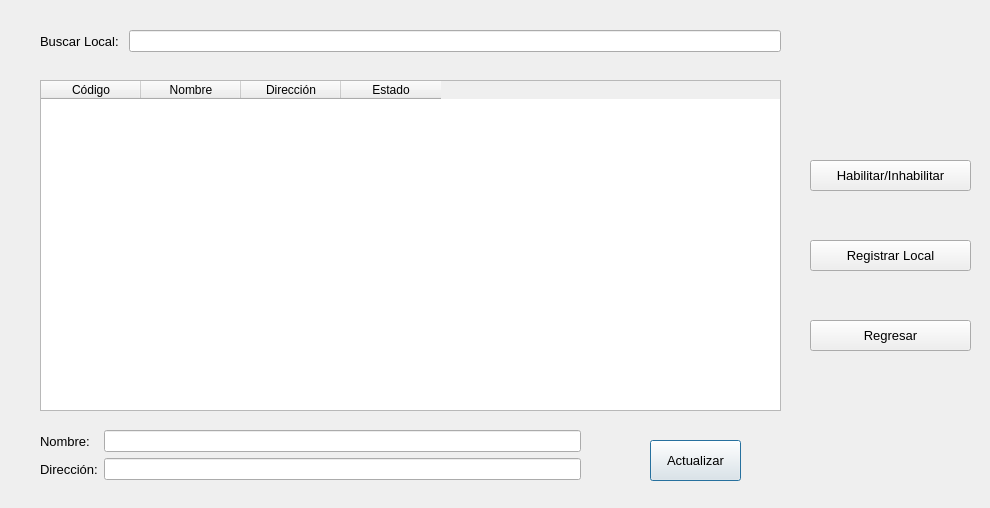
<?xml version="1.0" encoding="UTF-8"?>
<ui version="4.0">
 <class>gestionarLocal</class>
 <widget class="QDialog" name="gestionarLocal">
  <property name="geometry">
   <rect>
    <x>0</x>
    <y>0</y>
    <width>990</width>
    <height>508</height>
   </rect>
  </property>
  <property name="windowTitle">
   <string>Gestionar Locales</string>
  </property>
  <widget class="QWidget" name="formLayoutWidget">
   <property name="geometry">
    <rect>
     <x>40</x>
     <y>30</y>
     <width>741</width>
     <height>31</height>
    </rect>
   </property>
   <layout class="QFormLayout" name="formLayout">
    <item row="0" column="1">
     <widget class="QLineEdit" name="buscarLocalTxt"/>
    </item>
    <item row="0" column="0">
     <widget class="QLabel" name="label">
      <property name="font">
       <font>
        <pointsize>10</pointsize>
       </font>
      </property>
      <property name="text">
       <string>Buscar Local: </string>
      </property>
     </widget>
    </item>
   </layout>
  </widget>
  <widget class="QPushButton" name="editarLocalPb">
   <property name="geometry">
    <rect>
     <x>650</x>
     <y>440</y>
     <width>91</width>
     <height>41</height>
    </rect>
   </property>
   <property name="font">
    <font>
     <pointsize>10</pointsize>
    </font>
   </property>
   <property name="text">
    <string>Actualizar</string>
   </property>
  </widget>
  <widget class="QPushButton" name="registrarLocalPb">
   <property name="geometry">
    <rect>
     <x>810</x>
     <y>240</y>
     <width>161</width>
     <height>31</height>
    </rect>
   </property>
   <property name="font">
    <font>
     <pointsize>10</pointsize>
    </font>
   </property>
   <property name="text">
    <string>Registrar Local</string>
   </property>
  </widget>
  <widget class="QPushButton" name="habilitarInLocalPb">
   <property name="geometry">
    <rect>
     <x>810</x>
     <y>160</y>
     <width>161</width>
     <height>31</height>
    </rect>
   </property>
   <property name="font">
    <font>
     <pointsize>10</pointsize>
    </font>
   </property>
   <property name="text">
    <string>Habilitar/Inhabilitar</string>
   </property>
  </widget>
  <widget class="QPushButton" name="regresarPb">
   <property name="geometry">
    <rect>
     <x>810</x>
     <y>320</y>
     <width>161</width>
     <height>31</height>
    </rect>
   </property>
   <property name="font">
    <font>
     <pointsize>10</pointsize>
    </font>
   </property>
   <property name="text">
    <string>Regresar</string>
   </property>
  </widget>
  <widget class="QTableWidget" name="twMostrarLocales">
   <property name="geometry">
    <rect>
     <x>40</x>
     <y>80</y>
     <width>741</width>
     <height>331</height>
    </rect>
   </property>
   <column>
    <property name="text">
     <string>Código</string>
    </property>
   </column>
   <column>
    <property name="text">
     <string>Nombre</string>
    </property>
   </column>
   <column>
    <property name="text">
     <string>Dirección</string>
    </property>
   </column>
   <column>
    <property name="text">
     <string>Estado</string>
    </property>
   </column>
  </widget>
  <widget class="QWidget" name="formLayoutWidget_2">
   <property name="geometry">
    <rect>
     <x>40</x>
     <y>430</y>
     <width>541</width>
     <height>61</height>
    </rect>
   </property>
   <layout class="QFormLayout" name="formLayout_2">
    <item row="0" column="0">
     <widget class="QLabel" name="label_2">
      <property name="font">
       <font>
        <pointsize>10</pointsize>
       </font>
      </property>
      <property name="text">
       <string>Nombre:</string>
      </property>
     </widget>
    </item>
    <item row="0" column="1">
     <widget class="QLineEdit" name="txtNombre"/>
    </item>
    <item row="1" column="0">
     <widget class="QLabel" name="label_3">
      <property name="font">
       <font>
        <pointsize>10</pointsize>
       </font>
      </property>
      <property name="text">
       <string>Dirección:</string>
      </property>
     </widget>
    </item>
    <item row="1" column="1">
     <widget class="QLineEdit" name="txtDireccion"/>
    </item>
   </layout>
  </widget>
 </widget>
 <tabstops>
  <tabstop>buscarLocalTxt</tabstop>
  <tabstop>editarLocalPb</tabstop>
  <tabstop>registrarLocalPb</tabstop>
  <tabstop>habilitarInLocalPb</tabstop>
  <tabstop>regresarPb</tabstop>
 </tabstops>
 <resources/>
 <connections/>
</ui>
